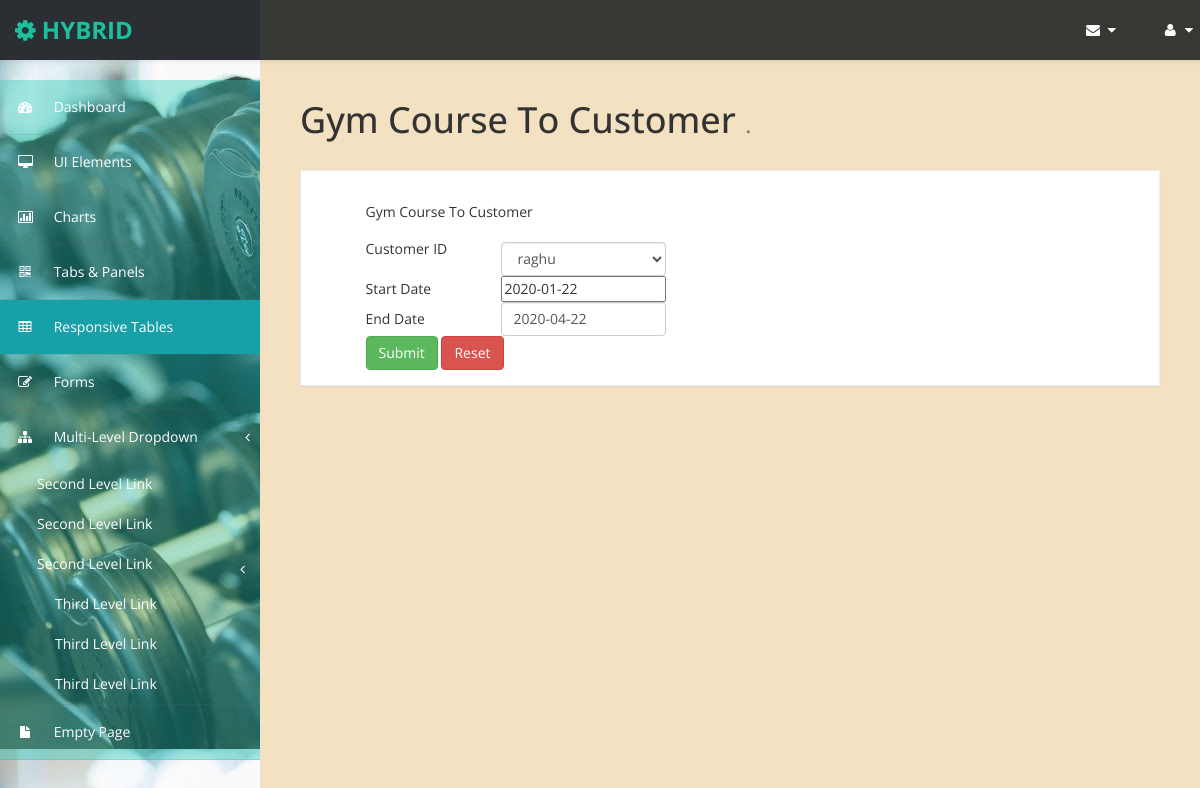
Screenshot of /code/gym_course_to_customer_edit.php?gym_course_to_customer_id=14 with the database file from the repository.
### tables this page shows
CREATE TABLE `gym_course_to_customer` (
  `gym_course_to_customer_id` int(100) NOT NULL auto_increment,
  `customer_id` varchar(100) NOT NULL,
  `start_date` varchar(100) NOT NULL,
  `end_date` varchar(100) NOT NULL,
  PRIMARY KEY  (`gym_course_to_customer_id`)
);

CREATE TABLE `customer_details` (
  `customer_id` int(100) NOT NULL auto_increment,
  `customer_name` varchar(100) NOT NULL,
  `customer_address` varchar(100) NOT NULL,
  `customer_city` varchar(100) NOT NULL,
  `contact_number` varchar(100) NOT NULL,
  `email_id` varchar(100) NOT NULL,
  `image` varchar(400) NOT NULL,
  `weight` varchar(100) NOT NULL,
  `health_details` varchar(200) NOT NULL,
  `date_of_birth` varchar(100) NOT NULL,
  `gender` varchar(100) NOT NULL,
  `height` varchar(100) NOT NULL,
  PRIMARY KEY  (`customer_id`),
  KEY `customer_id` (`customer_id`)
);

### code/gym_course_to_customer_edit.php (the view, shortened to what this page needs)
<!DOCTYPE html>
<html xmlns="http://www.w3.org/1999/xhtml">
<head>
   <?php include('medatada.php');?>
   <?php include('header.php');?>
   <?php include('sidebar.php');?>
<body>
        <div id="page-wrapper" >
            <div id="page-inner">
			 <div class="row">
                    <div class="col-md-12">
                        <h1 class="page-header">
                            <span class="style1">Gym Course To Customer </span><small>.</small>
                        </h1>
               </div>
              </div>
              <div class="row">
                <div class="col-lg-12">
                    <div class="panel panel-default">
                        <div class="panel-heading">
                            </div>
                        <div class="panel-body">
                            <div class="row">
                                <div class="col-lg-6">
<?php
include('db_connect.php');
$gym_course_to_customer_id=$_REQUEST['gym_course_to_customer_id'];
 $sql="select * from gym_course_to_customer where gym_course_to_customer_id='$gym_course_to_customer_id' ";
$res=mysqli_query($conn,$sql);
$row=mysqli_fetch_array($res);
?>
<form   id="formID" method="post" action="gym_course_to_customer_update.php">
  <div align="center">
    <table width="300" border="0">
      <tr>
        <td colspan="2">Gym Course To Customer</td>
      </tr>
      <tr>
        <td width="140">Customer ID</td>
        <td width="144"><label for="customer_id"></label>
          <select name="customer_id" id="customer_id" class="validate[required] form-control">
            <?php
			 $sql1="select * from customer_details";
			 $res1=mysqli_query($conn,$sql1);
			 while($row1=mysqli_fetch_array($res1))
			 {
			 ?>
            <option value="<?php echo $row1['customer_id'];?>"  <?php if($row1['customer_id']==$row['customer_id']) { ?> selected <?php  } ?>> <?php echo $row1['customer_name'];?> </option>
            <?php
			 }
			 ?>
          </select></td>
      </tr>
      <tr>
        <td>Start Date</td>
        <td><input name="start_date" type="text"  class="validate[required,custom[date] form-control]" id="start_date" value="<?php echo $row['start_date'];?>" /></td>
      </tr>
      <tr>
        <td>End Date</td>
        <td><input name="end_date" type="text"  class="validate[required,custom[date]] form-control" id="end_date" value="<?php echo $row['end_date'];?>" /></td>
      </tr>
      <tr>
        <td colspan="2"><input type="submit" name="button" id="button" value="Submit" class="btn btn-success" />
        <input type="reset" name="button2" id="button2" value="Reset" class="btn btn-danger" /></td>
      </tr>
    </table>
  </div>
</form>
</body>
</html>

### code/assets/css/custom-styles.css (style rules this page uses)
body { font-family: 'Open Sans', sans-serif; background: #32C2CD url(../img/bg-img.jpg) !important; }
#page-wrapper { padding: 15px 15px; min-height: 600px; background: #f4e1c1; }
#page-inner { width:100%; margin:10px 20px 10px 0px; background-color:transparent; padding:10px; min-height:1200px; }
h1, .h1, h2, .h2, h3, .h3 { margin-top: 7px; margin-bottom: -5px; }
.panel { border-radius:0px; }
#page-wrapper { position: relative; top: 55px; }
.page-header { padding-bottom: 9px; margin: 10px 0 20px; border-bottom: 1px solid transparent; text-align: left; }
.panel-default { border-color: #ECECEC; }
.panel-default > .panel-heading { color: #000; border-color: #FFF; font-weight:bold; background: #FFFFFF; font-size: 16px; padding: 15px 15px 0; }
.panel-heading { border-bottom: 1px solid transparent; border-top-left-radius: 3px; border-top-right-radius: 3px; }
@media (min-width:768px) { #page-wrapper { margin: 0 0 0 260px; padding: 15px 30px; min-height: 1200px; } }

### rows the page displays
gym_course_to_customer: customer_id "raghu", start_date "2020-01-22", end_date "2020-04-22"
